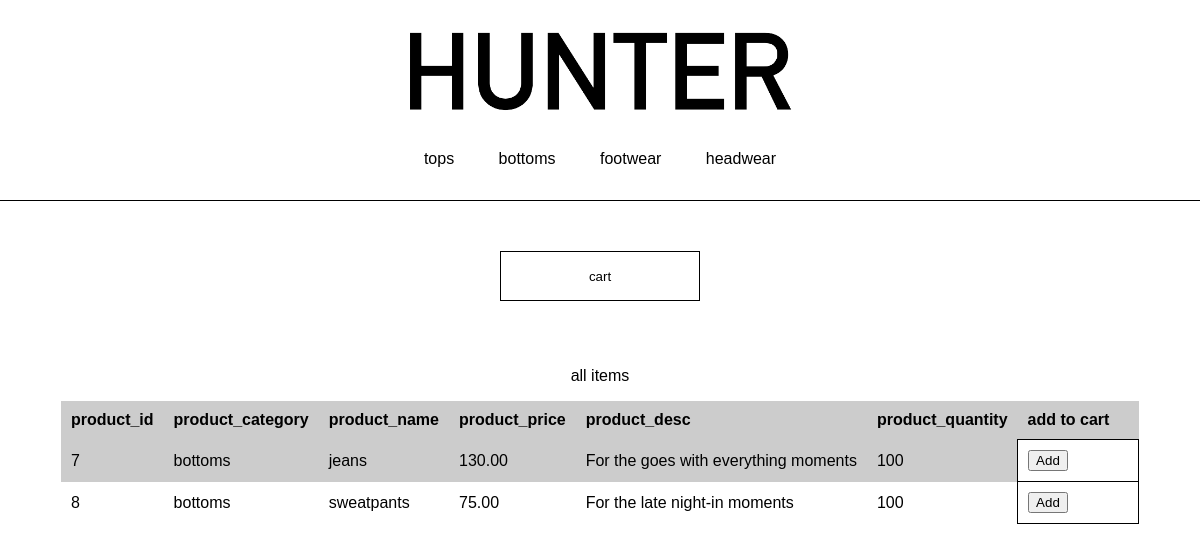
/user/bottoms.php, run on the app's committed database.
### tables this page shows
CREATE TABLE products(
    product_id int(10) NOT NULL AUTO_INCREMENT,
    product_category varchar(50) NOT NULL,
    product_name varchar(50) NOT NULL,
    product_desc varchar(50) NOT NULL,
    product_price decimal(5, 2) NOT NULL,
    product_quantity int(10) NOT NULL,
    product_imagepath varchar(50) NOT NULL,
    PRIMARY KEY(product_id)
);

### www/user/bottoms.php (the view, shortened to what this page needs)
<!DOCTYPE HTML PUBLIC "-//IETF//DTD HTML//EN">
<html lang="en">
    <head>
        <link rel="stylesheet" href="css/style.css"/>
    </head>
    <body>
        <header>
            <a href="index.php">
                <img src="images/logo.png" id="hunter">
            </a>
            <nav>
                <ul>
                    <li><a href="tops.php">tops</a></li>
                    <li><a href="bottoms.php">bottoms</a></li>
                    <li><a href="footwear.php">footwear</a></li>
                    <li><a href="headwear.php">headwear</a></li>
                </ul>
            </nav>
        </header>
        <main>
            <button id="cartButton">cart</button>
            <p>all items</p>
            <table border="1" id="productTable" class="center">
                <tr>
                    <th>product_id</th>
                    <th>product_category</th>
                    <th>product_name</th>
                    <th>product_price</th>
                    <th>product_desc</th>
                    <th>product_quantity</th>
                    <th>add to cart</th>
                </tr>
                <?php
                    $db_host   = '192.168.2.13';
                    $db_name   = 'fvision';
                    $db_user   = 'webuser';
                    $db_passwd = 'insecure_db_pw';
                    $pdo_dsn = "mysql:host=$db_host;dbname=$db_name";
                    $pdo = new PDO($pdo_dsn, $db_user, $db_passwd);
                    $q = $pdo->query("SELECT * FROM products WHERE product_category='bottoms'");
                    while($row = $q->fetch()){
                        echo "<tr>";
                        echo "<td>".$row["product_id"]."</td>";
                        echo "<td>".$row["product_category"]."</td>";
                        echo "<td>".$row["product_name"]."</td>";
                        echo "<td>".$row["product_price"]."</td>";
                        echo "<td>".$row["product_desc"]."</td>";
                        echo "<td>".$row["product_quantity"]."</td>";
                        echo "<td id='addToCart'><div><button>Add</button></div></td>";
                        echo "</tr>\n";
                    }
                ?>
            </table>
        </main>
    </body>
</html>

### www/user/css/style.css (style rules this page uses)
body { font-family: sans-serif; margin: 0px; }
main { text-align: center; margin-top: 50px; }
#cartButton { width: 200px; height: 50px; margin-bottom: 50px; background-color: white; border-color: black; border-width: 1px; border-style: solid; }
#addToCart { width: 100px; height: 25px; color: rgb(0, 0, 0); background-color: white; margin-bottom: 0px; margin-left: auto; margin-right: auto; border-color: black; border-width: 1px; border-style: solid; }
table { border-collapse: collapse; border: none; background: #CCC }
table.center { margin-left:auto; margin-right:auto; }
th { background: #CCC; }
th, td { padding: 10px; text-align: left; border: none; }
tr:nth-child(even) { background: #CCC; }
tr:nth-child(odd) { background: #FFF; }
header { text-align: center; height: 200px; margin-top: 0px; border-bottom-color: black; border-bottom-width: 1px; border-bottom-style: solid; }
#hunter { height: 150px; z-index: 10; }
nav ul { text-decoration: none; list-style-type: none; margin: 0; padding: 0; }
nav ul li { display: inline; padding: 20px; }
a { color: black; }
a:link { text-decoration: none; }

### data on the page
products: product_id "7", product_category "bottoms", product_name "jeans", product_price "130.00", product_desc "For the goes with everything moments", product_quantity "100"
products: product_id "8", product_category "bottoms", product_name "sweatpants", product_price "75.00", product_desc "For the late night-in moments", product_quantity "100"
